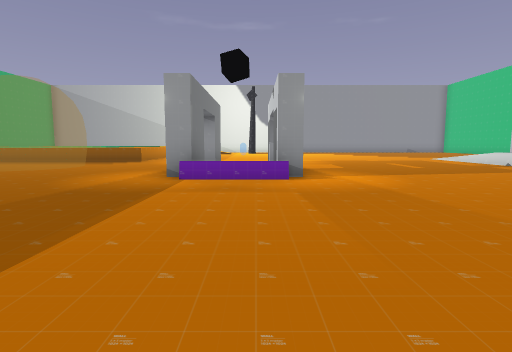
[1] (above)

23 first-person views from a walk through a Godot game level. The camera is 1.3 m above the floor, tilts 6° down and sees 80° across. The floor is counted in squares, 2 m on a side. Each view is taken from the middle of a square. On the plan, view 1 faces up. The plan holds only what a view shows up to about 10 squares ahead; the rest is blank. The place goes on beyond the plan. Some surface patterns are stand-ins.

[2]
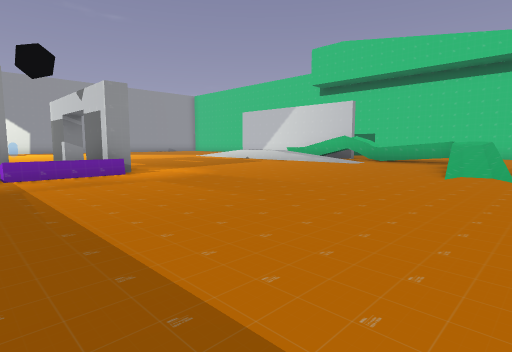

[3]
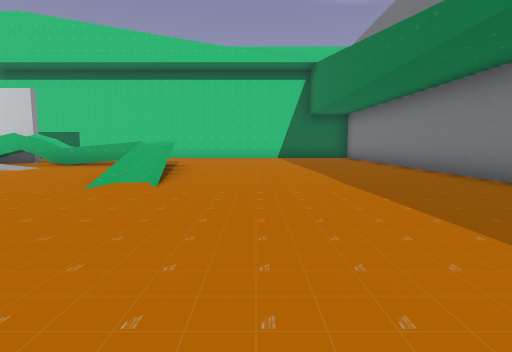

[4]
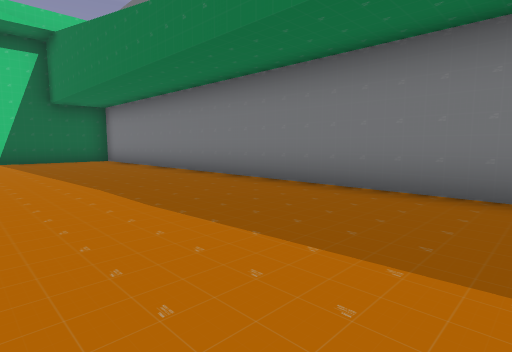

[5]
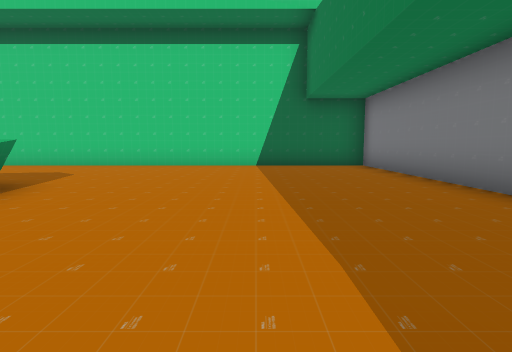

[6]
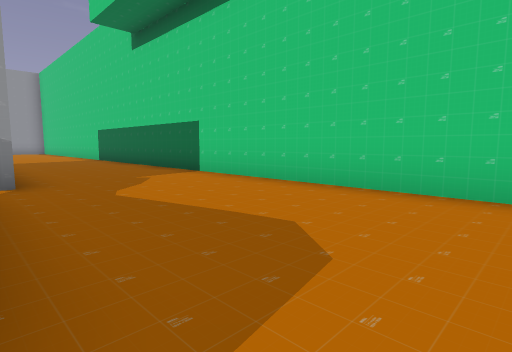

[7]
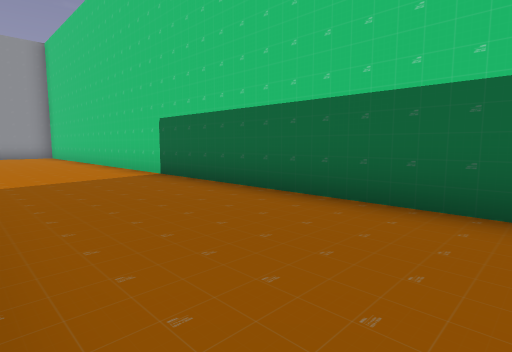

[8]
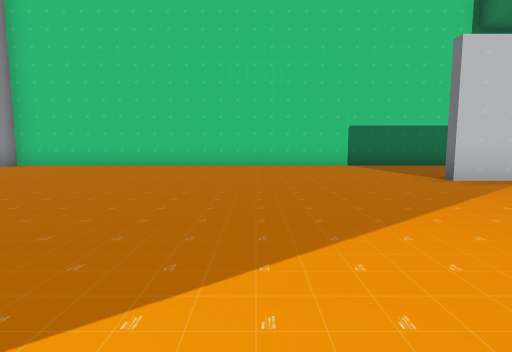

[9]
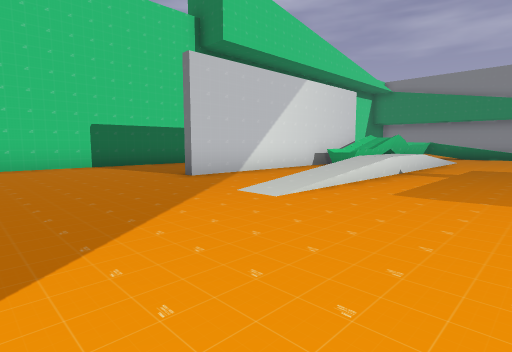

[10]
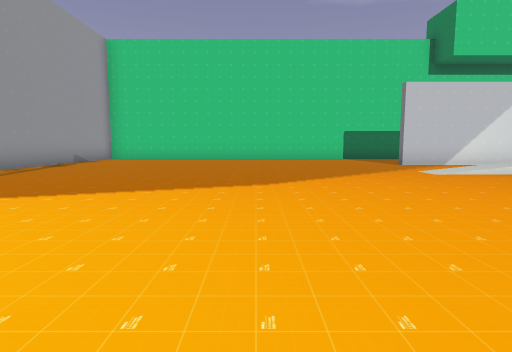

[11]
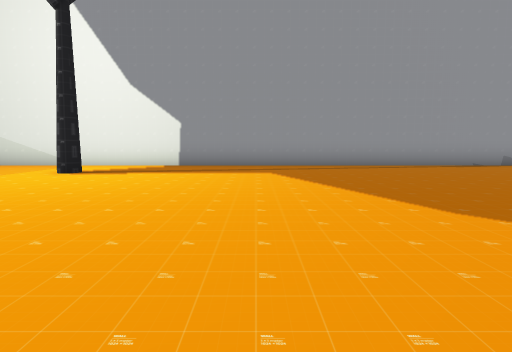

[12]
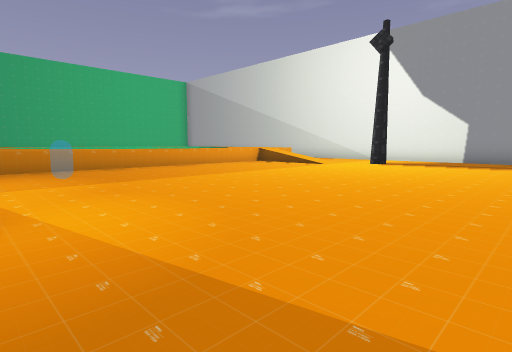

[13]
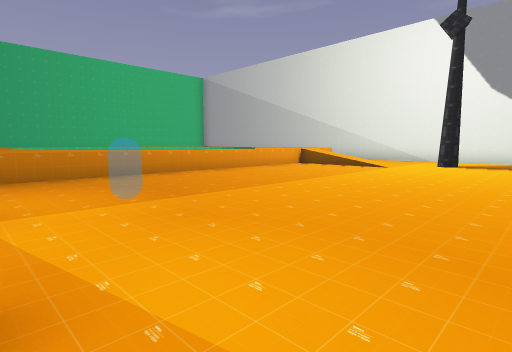

[14]
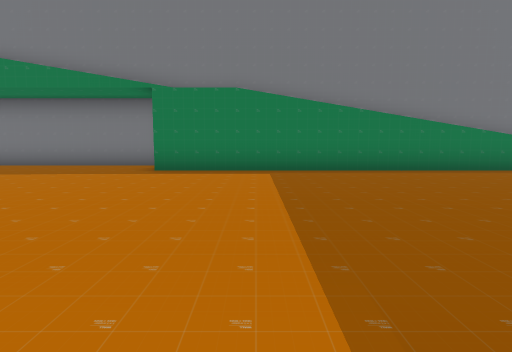

[15]
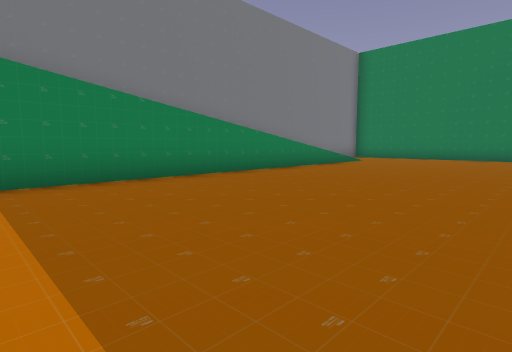

[16]
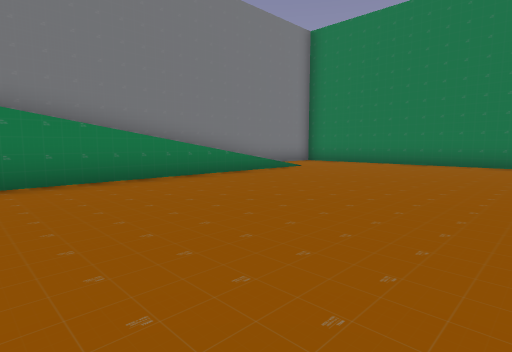

[17]
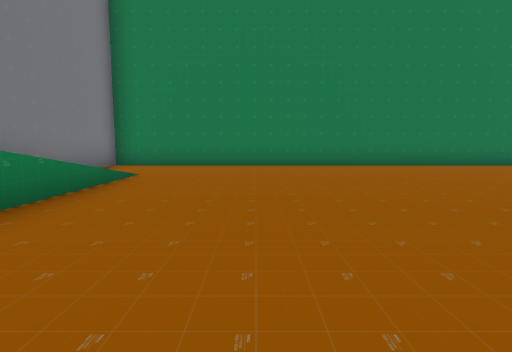

[18]
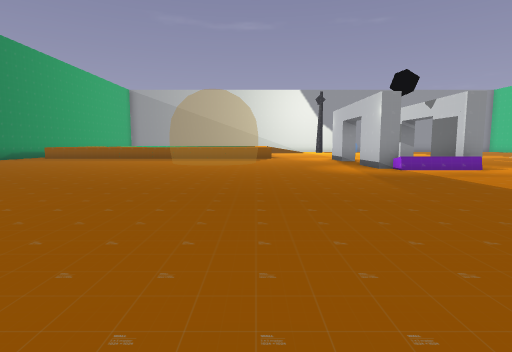

[19]
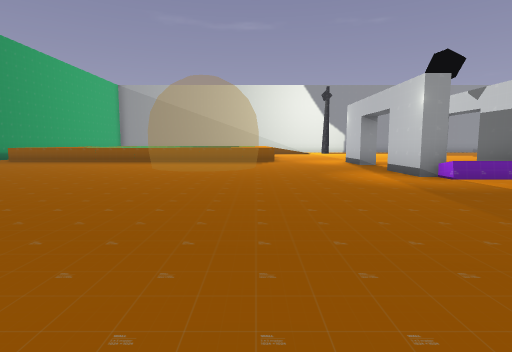

[20]
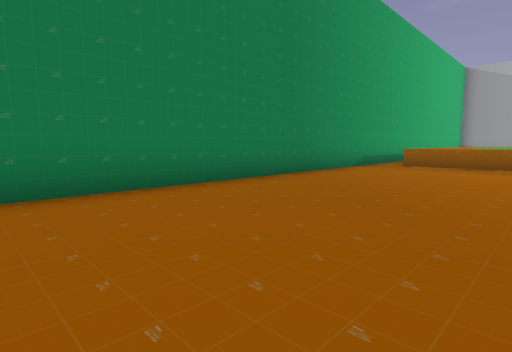

[21]
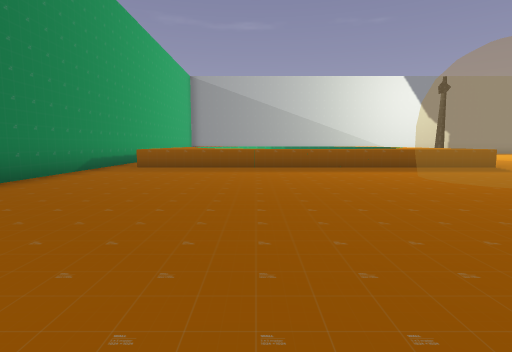

[22]
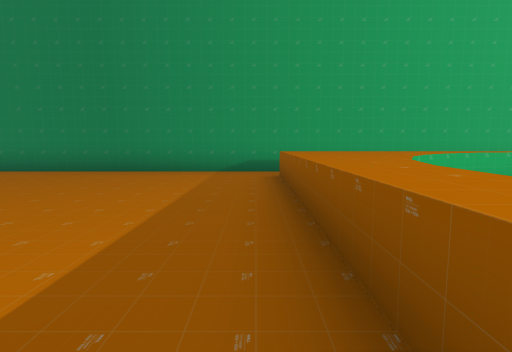

[23]
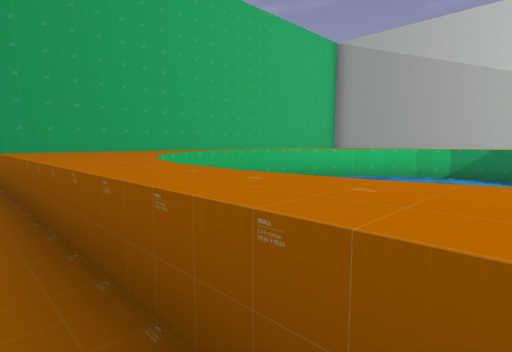

### Floor plan
Key: @ floor where view 1 was taken; # wall or solid block; . main floor; : floor 0.75 m higher than the main floor; + floor 1 m higher than the main floor; * floor 1.25 m higher than the main floor; / step, stairs or slope; = window, fence, low wall or low ledge; ≈ water the walk keeps out of.
Columns run from 16 left of view 1 to 15 right of it. Each row starts with its distance up from view 1.
 24       ##    ####################
 23              ..................#
 22              ..................#
 21       ++      ..#..............#
 20     +≈≈≈     //................#
 19    +≈≈≈     ...................#
 18 #  ≈        ...................#
 17 #           ...................#
 16 #          ≈...................#
 15 # +≈       +...................#
 14 # ++≈     ≈+...................#
 13 #.+++≈   ≈++...................#
 12 #.++++++++++............/.#....#
 11 #......................./.#....#
 10 #.............#. #......:.#....#
  9 #............... .......: #....#
  8 #..............  .......: #....#
  7 #.............#//#......  #....#
  6 #.............#//#...... =#....#
  5 #......................./  ....#
  4 #........................+.....#
  3 #........................*.....#
  2 #........................*.....#
  1 #.....................//=#.....#
  0 #...............@...../==#.....#
 -1 #..............................#
 -2 #..............................#
 -3 #..............................#
 -4 #..............................#
 -5 #...              .............#
 -6 #...///////       .............#
 -7 ################################

Positions as (right, up) in squares from view 1, and headings:
1: (0, 0), facing up
2: (-2, -1), facing up-right
3: (0, -2), facing right
4: (2, -2), facing down-right
5: (5, -3), facing right
6: (10, 0), facing up-right
7: (11, 7), facing up-right
8: (5, 16), facing right
9: (5, 16), facing down-right
10: (1, 17), facing right
11: (4, 14), facing up
12: (4, 11), facing up-left
13: (2, 11), facing up-left
14: (-1, 3), facing down
15: (-1, 1), facing down-left
16: (-5, 1), facing down-left
17: (-6, -2), facing left
18: (-5, -2), facing up
19: (-5, 0), facing up
20: (-11, 2), facing up-left
21: (-11, 3), facing up
22: (-8, 11), facing left
23: (-8, 11), facing up-left
